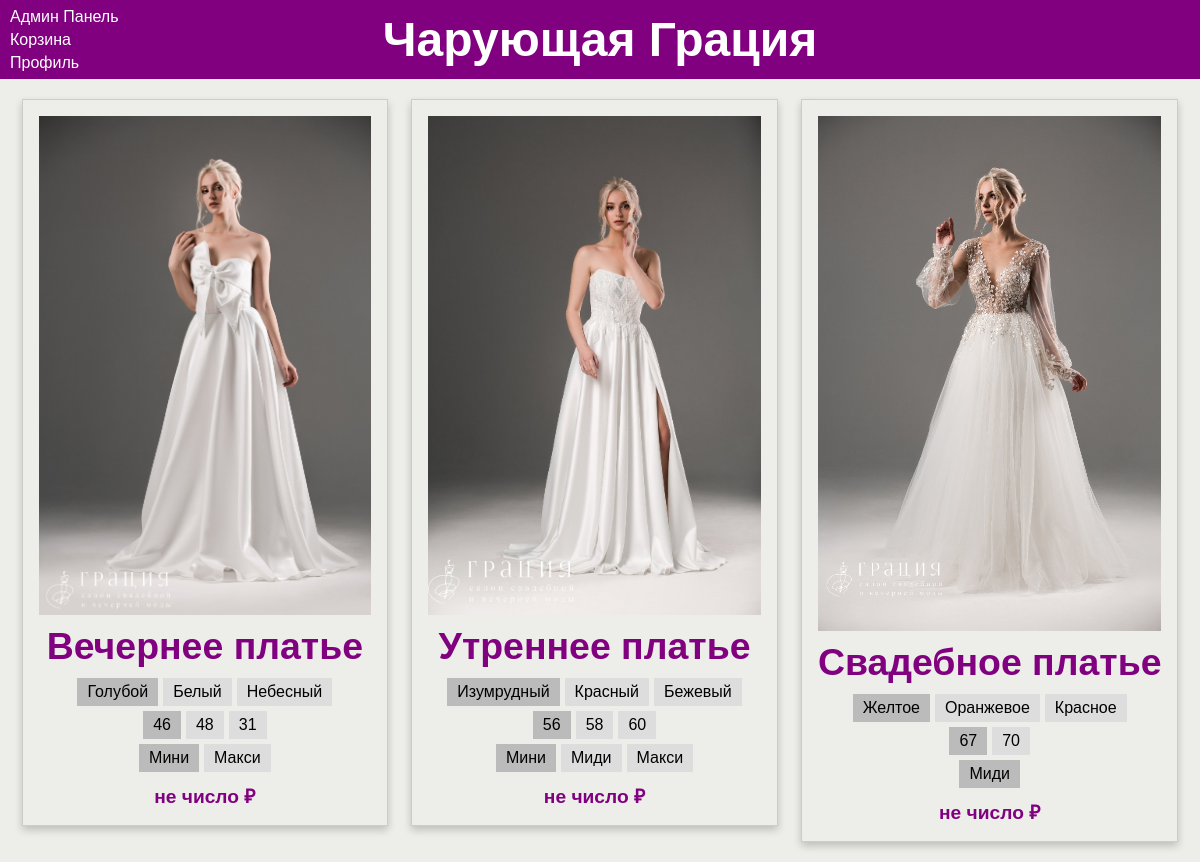
The page / on the database its author committed.
### dress/models.py (models this page shows, shortened)
class Dress(models.Model):
    id = models.CharField(max_length=12, primary_key=True, editable=False, default=create_id)
    name = models.CharField(max_length=100)
    desc = models.CharField(max_length=1000, blank=True)

class DressColor(models.Model):
    id = models.CharField(max_length=12, primary_key=True, editable=False, default=create_id)
    dress = models.ForeignKey(Dress, on_delete=models.CASCADE, related_name='colors')
    img = models.ImageField(upload_to='images')
    name = models.CharField(max_length=100)

class DressSize(models.Model):
    id = models.CharField(max_length=12, primary_key=True, editable=False, default=create_id)
    dress = models.ForeignKey(Dress, on_delete=models.CASCADE, related_name='sizes')
    size = models.IntegerField()

class DressModel(models.Model):
    id = models.CharField(max_length=12, primary_key=True, editable=False, default=create_id)
    dress = models.ForeignKey(Dress, on_delete=models.CASCADE, related_name='models')
    name = models.CharField(max_length=100)
    price = models.IntegerField()

### dress/views.py (the view)
# urls.py: path('', views.index, name='index'),
def index(request):
    all_dress = Dress.objects.all() #pyright: ignore
    return render(request, 'dress/index.html', {'all_dress':all_dress})

### dress/templates/dress/index.html (shortened to what this page needs)
{% extends 'dress/menu.html' %}
{% load static %}
{% block head %}
    <link rel="stylesheet" type="text/css" href="{% static '/dress/css/index.css' %}">
{% endblock head %}
{% block content %}
<section class="container">
    {% for dress in all_dress %}
    <article class="item" id="dress-{{ dress.id }}">
        <div class="item-button" onclick="click_item('{{ dress.id }}')">
            <img id="image-{{ dress.id }}" src="{{ dress.colors.all.0.img.url }}" alt="{{ dress.name }}" class="item-img">
            <h1>{{ dress.name }}</h1>
        </div>
        <div class="button-container">
            <div class="button-list">
                {% for color in dress.colors.all %}
                    <p class="button" id="button-{{ color.id }}" onclick="change_color('{{ color.id }}', '{{ dress.id }}', '{{ color.img.url }}')">{{ color.name }}</p>
                {% endfor %}
            </div>
            <div class="button-list">
                {% for size in dress.sizes.all %}
                <p class="button" id="button-{{ size.id }}" onclick="change_size('{{ size.id }}', '{{ dress.id }}')">{{ size.size }}</p>
                {% endfor %}
            </div>
            <div class="button-list">
                {% for model in dress.models.all %}
                    <p class="button" id="button-{{ model.id }}" onclick="change_model('{{ model.id }}', '{{ dress.id }}', '{{ model.price }}')">{{ model.name }}</p>
                {% endfor %}
            </div>
        </div>
        <h2 id="price-{{ dress.id }}" class="item-price">{{ dress.models.all.0.price }}</h2>
    </article>
    {% endfor %}
</section>
{% endblock content %}

### dress/templates/dress/menu.html (shortened to what this page needs)
{% load static %}
<!DOCTYPE html>
<html lang="en">
<head>
    <link rel="stylesheet" type="text/css" href="{% static '/dress/css/menu.css' %}">
    {% block head %}
    {% endblock head %}
</head>
<body>
    <header class="header">
        <h1 class="header-title"><a href="/">Чарующая Грация</a></h1>
        <div class="header-buttons">
            <a href="/admin/">Админ Панель</a>
            <a href="{% url 'dress:bucket' %}">Корзина</a>
            <a href="{% url 'users:view' %}">Профиль</a>
        </div>
    </header>
    <main>
        {% block content %}
        {% endblock content %}
    </main>
</body>
</html>

### dress/static/dress/css/menu.css (style rules this page uses)
* { padding: 0; margin: 0; border: 0; box-sizing: border-box; }
html { font-family: sans-serif; background-color: #edede9; height: 100%; }
body { height: 100vh; width: 100%; }
.header { display: flex; justify-content: space-between; align-items: center; width: 100%; background-color: purple; margin-bottom: 20px; }
.header-title { padding: 12px; font-size: 3em; flex-grow: 1; text-align: center; }
.header-title a { color: white; text-decoration: none; }
.header-buttons { display: flex; flex-direction: column; gap: 5px; position: absolute; left: 10px; }
.header-buttons a { color: white; text-decoration: none; }
.button-container { display: flex; flex-direction: column; justify-content: center; align-items: center; gap: 5px; margin-top: 10px; margin-bottom: 10px; }
.button-list { display: flex; gap: 5px; }
.button { display: inline-block; background: #ddd; padding: 5px 10px; cursor: pointer; user-select: none; }

### dress/static/dress/css/index.css (style rules this page uses)
.container { max-width: 80%; margin-left: auto; margin-right: auto; display: flex; flex-direction: row; flex-wrap: wrap; justify-content: space-around; align-items: flex-start; gap: 20px; }
.item { flex-basis: calc(33.33% - 20px); margin-bottom: 20px; border: 1px solid #ccc; padding: 16px; box-shadow: 0 4px 8px 0 rgba(0,0,0,0.2); transition: 0.3s; }
.item-button { text-decoration: none; font-size: xx-large; margin-bottom: 10px; color: purple; text-align: center; white-space: nowrap; cursor: pointer; }
.item-img { max-width: 100%; display: block; margin: auto; margin-bottom: 10px; }
.item-price { font-size: larger; text-align: center; color: purple; margin-top: 10px; }
@media screen and (max-width: 1380px) { .container { max-width: 100%; margin-left: 20px; margin-right: 20px; } }

### rows shown on the page
Dress: colors.all.0.img (picture), name "Вечернее платье"
DressColor: name "Голубой"
DressColor: name "Белый"
DressColor: name "Небесный"
DressSize: size "46"
DressSize: size "48"
DressSize: size "31"
DressModel: name "Мини"
DressModel: name "Макси"
Dress: colors.all.0.img (picture), name "Утреннее платье"
DressColor: name "Изумрудный"
DressColor: name "Красный"
DressColor: name "Бежевый"
DressSize: size "56"
DressSize: size "58"
DressSize: size "60"
DressModel: name "Мини"
DressModel: name "Миди"
DressModel: name "Макси"
Dress: colors.all.0.img (picture), name "Свадебное платье"
DressColor: name "Желтое"
DressColor: name "Оранжевое"
DressColor: name "Красное"
DressSize: size "67"
DressSize: size "70"
DressModel: name "Миди"
